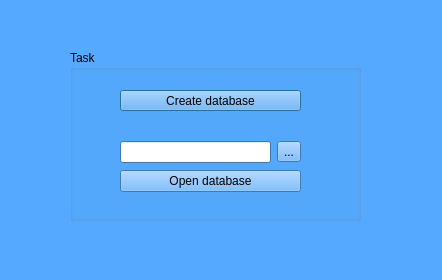
<?xml version="1.0" encoding="UTF-8"?>
<ui version="4.0">
 <class>SecDialog</class>
 <widget class="QDialog" name="SecDialog">
  <property name="geometry">
   <rect>
    <x>0</x>
    <y>0</y>
    <width>442</width>
    <height>280</height>
   </rect>
  </property>
  <property name="palette">
   <palette>
    <active>
     <colorrole role="WindowText">
      <brush brushstyle="SolidPattern">
       <color alpha="255">
        <red>0</red>
        <green>0</green>
        <blue>0</blue>
       </color>
      </brush>
     </colorrole>
     <colorrole role="Button">
      <brush brushstyle="SolidPattern">
       <color alpha="255">
        <red>85</red>
        <green>170</green>
        <blue>255</blue>
       </color>
      </brush>
     </colorrole>
     <colorrole role="Light">
      <brush brushstyle="SolidPattern">
       <color alpha="255">
        <red>212</red>
        <green>234</green>
        <blue>255</blue>
       </color>
      </brush>
     </colorrole>
     <colorrole role="Midlight">
      <brush brushstyle="SolidPattern">
       <color alpha="255">
        <red>148</red>
        <green>202</green>
        <blue>255</blue>
       </color>
      </brush>
     </colorrole>
     <colorrole role="Dark">
      <brush brushstyle="SolidPattern">
       <color alpha="255">
        <red>42</red>
        <green>85</green>
        <blue>127</blue>
       </color>
      </brush>
     </colorrole>
     <colorrole role="Mid">
      <brush brushstyle="SolidPattern">
       <color alpha="255">
        <red>57</red>
        <green>113</green>
        <blue>170</blue>
       </color>
      </brush>
     </colorrole>
     <colorrole role="Text">
      <brush brushstyle="SolidPattern">
       <color alpha="255">
        <red>0</red>
        <green>0</green>
        <blue>0</blue>
       </color>
      </brush>
     </colorrole>
     <colorrole role="BrightText">
      <brush brushstyle="SolidPattern">
       <color alpha="255">
        <red>255</red>
        <green>255</green>
        <blue>255</blue>
       </color>
      </brush>
     </colorrole>
     <colorrole role="ButtonText">
      <brush brushstyle="SolidPattern">
       <color alpha="255">
        <red>0</red>
        <green>0</green>
        <blue>0</blue>
       </color>
      </brush>
     </colorrole>
     <colorrole role="Base">
      <brush brushstyle="SolidPattern">
       <color alpha="255">
        <red>255</red>
        <green>255</green>
        <blue>255</blue>
       </color>
      </brush>
     </colorrole>
     <colorrole role="Window">
      <brush brushstyle="SolidPattern">
       <color alpha="255">
        <red>85</red>
        <green>170</green>
        <blue>255</blue>
       </color>
      </brush>
     </colorrole>
     <colorrole role="Shadow">
      <brush brushstyle="SolidPattern">
       <color alpha="255">
        <red>0</red>
        <green>0</green>
        <blue>0</blue>
       </color>
      </brush>
     </colorrole>
     <colorrole role="AlternateBase">
      <brush brushstyle="SolidPattern">
       <color alpha="255">
        <red>170</red>
        <green>212</green>
        <blue>255</blue>
       </color>
      </brush>
     </colorrole>
     <colorrole role="ToolTipBase">
      <brush brushstyle="SolidPattern">
       <color alpha="255">
        <red>255</red>
        <green>255</green>
        <blue>220</blue>
       </color>
      </brush>
     </colorrole>
     <colorrole role="ToolTipText">
      <brush brushstyle="SolidPattern">
       <color alpha="255">
        <red>0</red>
        <green>0</green>
        <blue>0</blue>
       </color>
      </brush>
     </colorrole>
     <colorrole role="PlaceholderText">
      <brush brushstyle="SolidPattern">
       <color alpha="128">
        <red>0</red>
        <green>0</green>
        <blue>0</blue>
       </color>
      </brush>
     </colorrole>
    </active>
    <inactive>
     <colorrole role="WindowText">
      <brush brushstyle="SolidPattern">
       <color alpha="255">
        <red>0</red>
        <green>0</green>
        <blue>0</blue>
       </color>
      </brush>
     </colorrole>
     <colorrole role="Button">
      <brush brushstyle="SolidPattern">
       <color alpha="255">
        <red>85</red>
        <green>170</green>
        <blue>255</blue>
       </color>
      </brush>
     </colorrole>
     <colorrole role="Light">
      <brush brushstyle="SolidPattern">
       <color alpha="255">
        <red>212</red>
        <green>234</green>
        <blue>255</blue>
       </color>
      </brush>
     </colorrole>
     <colorrole role="Midlight">
      <brush brushstyle="SolidPattern">
       <color alpha="255">
        <red>148</red>
        <green>202</green>
        <blue>255</blue>
       </color>
      </brush>
     </colorrole>
     <colorrole role="Dark">
      <brush brushstyle="SolidPattern">
       <color alpha="255">
        <red>42</red>
        <green>85</green>
        <blue>127</blue>
       </color>
      </brush>
     </colorrole>
     <colorrole role="Mid">
      <brush brushstyle="SolidPattern">
       <color alpha="255">
        <red>57</red>
        <green>113</green>
        <blue>170</blue>
       </color>
      </brush>
     </colorrole>
     <colorrole role="Text">
      <brush brushstyle="SolidPattern">
       <color alpha="255">
        <red>0</red>
        <green>0</green>
        <blue>0</blue>
       </color>
      </brush>
     </colorrole>
     <colorrole role="BrightText">
      <brush brushstyle="SolidPattern">
       <color alpha="255">
        <red>255</red>
        <green>255</green>
        <blue>255</blue>
       </color>
      </brush>
     </colorrole>
     <colorrole role="ButtonText">
      <brush brushstyle="SolidPattern">
       <color alpha="255">
        <red>0</red>
        <green>0</green>
        <blue>0</blue>
       </color>
      </brush>
     </colorrole>
     <colorrole role="Base">
      <brush brushstyle="SolidPattern">
       <color alpha="255">
        <red>255</red>
        <green>255</green>
        <blue>255</blue>
       </color>
      </brush>
     </colorrole>
     <colorrole role="Window">
      <brush brushstyle="SolidPattern">
       <color alpha="255">
        <red>85</red>
        <green>170</green>
        <blue>255</blue>
       </color>
      </brush>
     </colorrole>
     <colorrole role="Shadow">
      <brush brushstyle="SolidPattern">
       <color alpha="255">
        <red>0</red>
        <green>0</green>
        <blue>0</blue>
       </color>
      </brush>
     </colorrole>
     <colorrole role="AlternateBase">
      <brush brushstyle="SolidPattern">
       <color alpha="255">
        <red>170</red>
        <green>212</green>
        <blue>255</blue>
       </color>
      </brush>
     </colorrole>
     <colorrole role="ToolTipBase">
      <brush brushstyle="SolidPattern">
       <color alpha="255">
        <red>255</red>
        <green>255</green>
        <blue>220</blue>
       </color>
      </brush>
     </colorrole>
     <colorrole role="ToolTipText">
      <brush brushstyle="SolidPattern">
       <color alpha="255">
        <red>0</red>
        <green>0</green>
        <blue>0</blue>
       </color>
      </brush>
     </colorrole>
     <colorrole role="PlaceholderText">
      <brush brushstyle="SolidPattern">
       <color alpha="128">
        <red>0</red>
        <green>0</green>
        <blue>0</blue>
       </color>
      </brush>
     </colorrole>
    </inactive>
    <disabled>
     <colorrole role="WindowText">
      <brush brushstyle="SolidPattern">
       <color alpha="255">
        <red>42</red>
        <green>85</green>
        <blue>127</blue>
       </color>
      </brush>
     </colorrole>
     <colorrole role="Button">
      <brush brushstyle="SolidPattern">
       <color alpha="255">
        <red>85</red>
        <green>170</green>
        <blue>255</blue>
       </color>
      </brush>
     </colorrole>
     <colorrole role="Light">
      <brush brushstyle="SolidPattern">
       <color alpha="255">
        <red>212</red>
        <green>234</green>
        <blue>255</blue>
       </color>
      </brush>
     </colorrole>
     <colorrole role="Midlight">
      <brush brushstyle="SolidPattern">
       <color alpha="255">
        <red>148</red>
        <green>202</green>
        <blue>255</blue>
       </color>
      </brush>
     </colorrole>
     <colorrole role="Dark">
      <brush brushstyle="SolidPattern">
       <color alpha="255">
        <red>42</red>
        <green>85</green>
        <blue>127</blue>
       </color>
      </brush>
     </colorrole>
     <colorrole role="Mid">
      <brush brushstyle="SolidPattern">
       <color alpha="255">
        <red>57</red>
        <green>113</green>
        <blue>170</blue>
       </color>
      </brush>
     </colorrole>
     <colorrole role="Text">
      <brush brushstyle="SolidPattern">
       <color alpha="255">
        <red>42</red>
        <green>85</green>
        <blue>127</blue>
       </color>
      </brush>
     </colorrole>
     <colorrole role="BrightText">
      <brush brushstyle="SolidPattern">
       <color alpha="255">
        <red>255</red>
        <green>255</green>
        <blue>255</blue>
       </color>
      </brush>
     </colorrole>
     <colorrole role="ButtonText">
      <brush brushstyle="SolidPattern">
       <color alpha="255">
        <red>42</red>
        <green>85</green>
        <blue>127</blue>
       </color>
      </brush>
     </colorrole>
     <colorrole role="Base">
      <brush brushstyle="SolidPattern">
       <color alpha="255">
        <red>85</red>
        <green>170</green>
        <blue>255</blue>
       </color>
      </brush>
     </colorrole>
     <colorrole role="Window">
      <brush brushstyle="SolidPattern">
       <color alpha="255">
        <red>85</red>
        <green>170</green>
        <blue>255</blue>
       </color>
      </brush>
     </colorrole>
     <colorrole role="Shadow">
      <brush brushstyle="SolidPattern">
       <color alpha="255">
        <red>0</red>
        <green>0</green>
        <blue>0</blue>
       </color>
      </brush>
     </colorrole>
     <colorrole role="AlternateBase">
      <brush brushstyle="SolidPattern">
       <color alpha="255">
        <red>85</red>
        <green>170</green>
        <blue>255</blue>
       </color>
      </brush>
     </colorrole>
     <colorrole role="ToolTipBase">
      <brush brushstyle="SolidPattern">
       <color alpha="255">
        <red>255</red>
        <green>255</green>
        <blue>220</blue>
       </color>
      </brush>
     </colorrole>
     <colorrole role="ToolTipText">
      <brush brushstyle="SolidPattern">
       <color alpha="255">
        <red>0</red>
        <green>0</green>
        <blue>0</blue>
       </color>
      </brush>
     </colorrole>
     <colorrole role="PlaceholderText">
      <brush brushstyle="SolidPattern">
       <color alpha="128">
        <red>0</red>
        <green>0</green>
        <blue>0</blue>
       </color>
      </brush>
     </colorrole>
    </disabled>
   </palette>
  </property>
  <property name="windowTitle">
   <string>Dialog</string>
  </property>
  <widget class="QGroupBox" name="groupBox">
   <property name="geometry">
    <rect>
     <x>70</x>
     <y>50</y>
     <width>291</width>
     <height>171</height>
    </rect>
   </property>
   <property name="title">
    <string>Task</string>
   </property>
   <widget class="QPushButton" name="pushButton_createDB">
    <property name="geometry">
     <rect>
      <x>50</x>
      <y>40</y>
      <width>181</width>
      <height>21</height>
     </rect>
    </property>
    <property name="text">
     <string>Create database</string>
    </property>
   </widget>
   <widget class="QWidget" name="layoutWidget">
    <property name="geometry">
     <rect>
      <x>50</x>
      <y>90</y>
      <width>181</width>
      <height>54</height>
     </rect>
    </property>
    <layout class="QVBoxLayout" name="verticalLayout">
     <item>
      <layout class="QHBoxLayout" name="horizontalLayout">
       <item>
        <widget class="QLineEdit" name="lineEdit_path"/>
       </item>
       <item>
        <widget class="QToolButton" name="toolButton_dots">
         <property name="text">
          <string>...</string>
         </property>
        </widget>
       </item>
      </layout>
     </item>
     <item>
      <widget class="QPushButton" name="pushButton_openBD">
       <property name="text">
        <string>Open database</string>
       </property>
      </widget>
     </item>
    </layout>
   </widget>
  </widget>
 </widget>
 <tabstops>
  <tabstop>lineEdit_path</tabstop>
  <tabstop>toolButton_dots</tabstop>
  <tabstop>pushButton_openBD</tabstop>
  <tabstop>pushButton_createDB</tabstop>
 </tabstops>
 <resources/>
 <connections/>
</ui>
